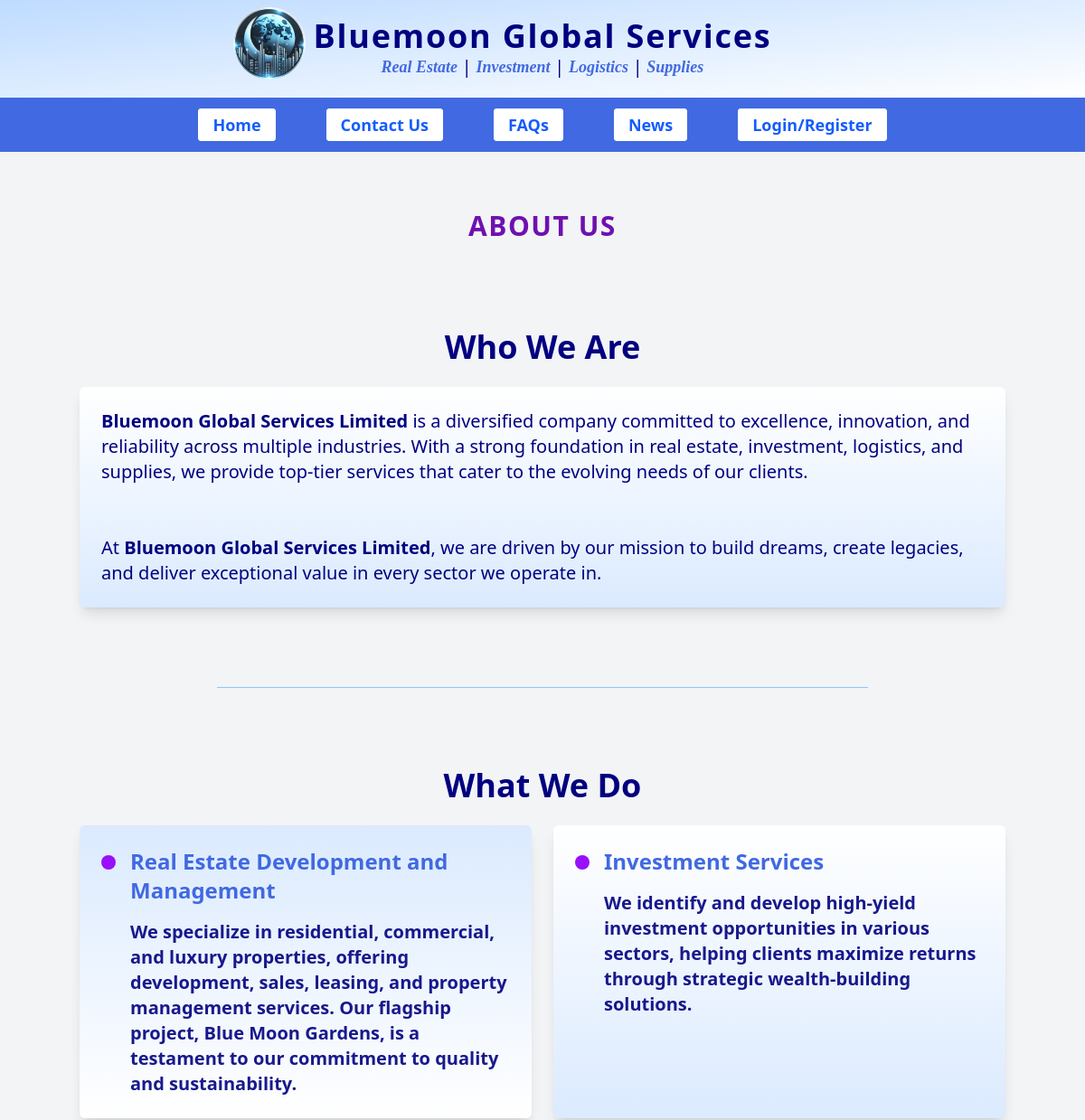
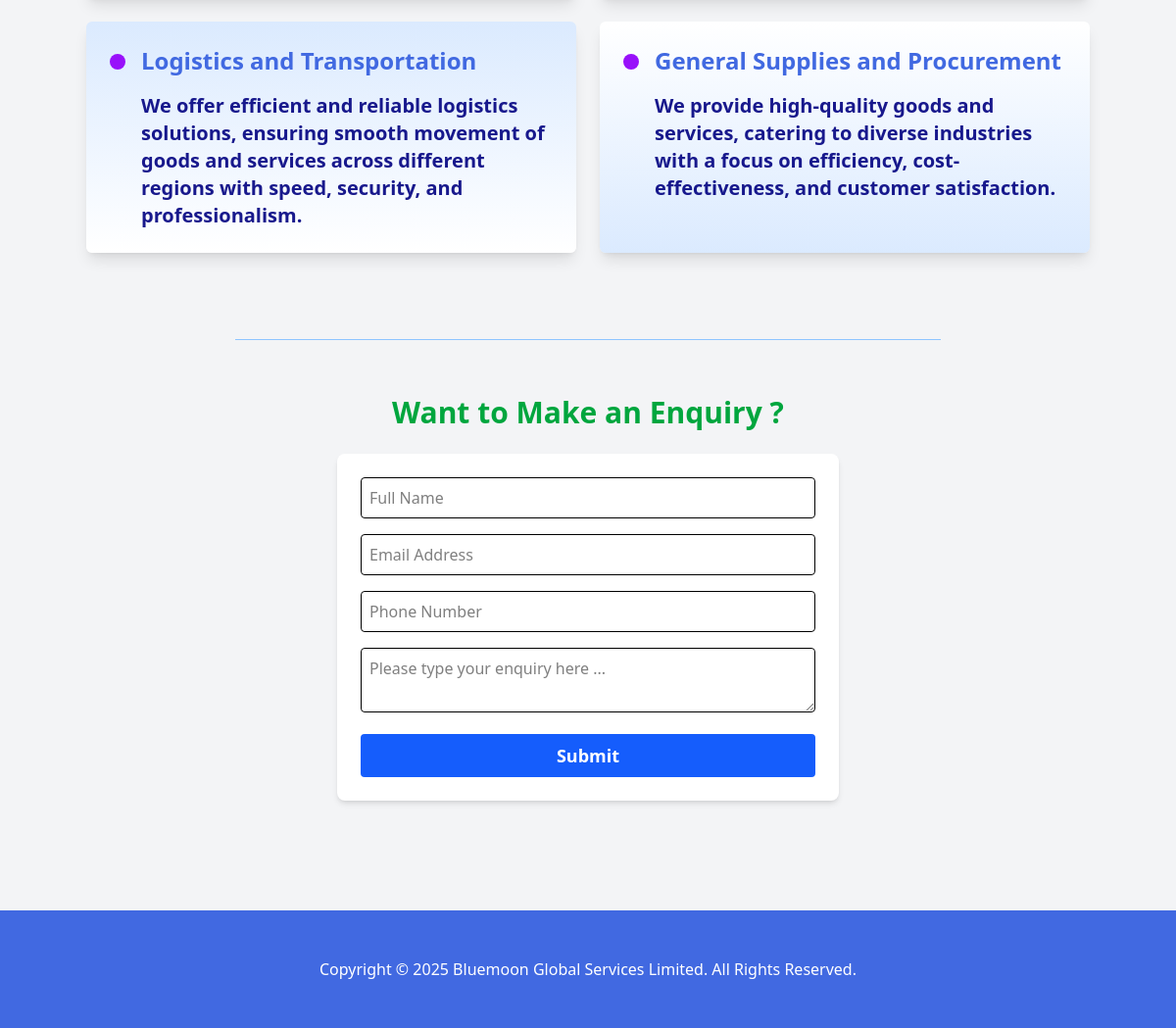
Page /about-us on the committed database (2 pictures, top to bottom).
### bmg/models.py (models this page shows)
class AboutUs(models.Model):
   about_us = RichTextField()
   last_modified_at = models.DateTimeField(auto_now=True)
   class Meta:
       ordering = ["-last_modified_at"]
       verbose_name = "About Us"
       verbose_name_plural = "About Us"

class Service(models.Model):
   title = models.CharField(max_length=128, blank=False)
   details = RichTextField()
   image = models.ImageField(upload_to='service_images/', null=True, blank=True)
   created_at = models.DateTimeField(auto_now_add=True)
   last_modified_at = models.DateTimeField(auto_now=True)
   position = models.IntegerField(default=10)
   class Meta:
       ordering = ["position", "-last_modified_at"]

### bmg/views.py (the view)
# urls.py: path("about-us", views.about_us, name="about-us"),
def about_us(request):
    section = "login"
    about_us = AboutUs.objects.all().first()
    services = Service.objects.all()
    return render(request, "about_us.html", {'about_us':about_us.about_us,'services':services, 'section':'about'})

### theme/templates/about_us.html (shortened to what this page needs)
{% extends 'base2.html' %}
{% load static %}
{% block content %}
    <div class="">
        <p class="page-head-title">ABOUT US</p>
    </div>
    <section class="container mx-auto py-8">
        <h2 class="text-3xl lg:text-4xl font-black text-center mb-6 text-navy">Who We Are</h2>
        <div class="text-lg md:text-xl text-navy bg-gradient-to-b from-white to-blue-100 rounded-md shadow-lg p-6 whitespace-pre-line">{{ about_us|safe }}</div>
    </section>
		<div class="separator"></div>
    <section class="container mx-auto py-8">
        <h2 class="text-3xl lg:text-4xl font-black text-center mb-6 text-navy">What We Do</h2>
        <div class="grid lg:grid-cols-2 gap-6 font-semibold text-lg md:text-xl">
					{% for service in services %}
            <div class="bg-gradient-to-b text-blue-800 p-6 shadow-lg rounded-md flex space-x-4 {% cycle 'from-blue-100 to-white' 'from-white to-blue-100' %}">
							<div class="md:pt-1">
								<span class="inline-block h-3 w-3 md:h-4 md:w-4 {% cycle 'bg-purple-600' 'bg-purple-600' %} rounded-full"></span>
							</div>
							<div>
								<p class="font-black pb-4 text-xl md:text-2xl text-royal">
								<span>{{service.title}} </span>
								</p>
							<div class=" text-navy/90">
								{{ service.details|safe }}
							</div>
							</div>
						</div>
					{% endfor %}
    		</div>
    </section>
{% endblock content %}

### rows in the picture
AboutUs: about_us "Bluemoon Global Services Limited is a diversified company committed to excellence, innovation, and reliability across multiple industries. With a strong foundation in real estate, investment, logistics, and supplies, we provide top-tier services that cater to the evolving needs of our clients. At Bluemoon Global Services Limited , we are driven by our mission to build dreams, create legacies, and deliver exceptional value in every sector we operate in."
Service: title "Real Estate Development and Management", details "We specialize in residential, commercial, and luxury properties, offering development, sales, leasing, and property management services. Our flagship project, Blue Moon Gardens, is a testament to our commitment to quality and sustainability."
Service: title "Investment Services", details "We identify and develop high-yield investment opportunities in various sectors, helping clients maximize returns through strategic wealth-building solutions."
Service: title "Logistics and Transportation", details "We offer efficient and reliable logistics solutions, ensuring smooth movement of goods and services across different regions with speed, security, and professionalism."
Service: title "General Supplies and Procurement", details "We provide high-quality goods and services, catering to diverse industries with a focus on efficiency, cost-effectiveness, and customer satisfaction."
